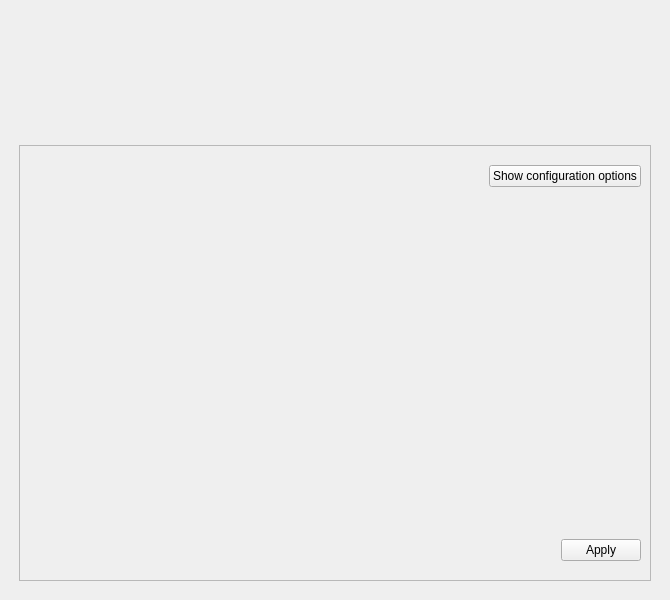
<?xml version="1.0" encoding="UTF-8"?>
<ui version="4.0">
 <class>MainWindow</class>
 <widget class="QMainWindow" name="MainWindow">
  <property name="windowModality">
   <enum>Qt::ApplicationModal</enum>
  </property>
  <property name="geometry">
   <rect>
    <x>0</x>
    <y>0</y>
    <width>670</width>
    <height>600</height>
   </rect>
  </property>
  <property name="sizePolicy">
   <sizepolicy hsizetype="Ignored" vsizetype="Ignored">
    <horstretch>0</horstretch>
    <verstretch>0</verstretch>
   </sizepolicy>
  </property>
  <property name="minimumSize">
   <size>
    <width>670</width>
    <height>250</height>
   </size>
  </property>
  <property name="windowTitle">
   <string>LliureX Java Panel</string>
  </property>
  <property name="windowIcon">
   <iconset theme="lliurex-up">
    <normaloff>.</normaloff>.</iconset>
  </property>
  <widget class="QWidget" name="centralwidget">
   <property name="enabled">
    <bool>true</bool>
   </property>
   <property name="sizePolicy">
    <sizepolicy hsizetype="Expanding" vsizetype="Expanding">
     <horstretch>0</horstretch>
     <verstretch>0</verstretch>
    </sizepolicy>
   </property>
   <property name="minimumSize">
    <size>
     <width>670</width>
     <height>250</height>
    </size>
   </property>
   <property name="maximumSize">
    <size>
     <width>16777215</width>
     <height>16777215</height>
    </size>
   </property>
   <layout class="QVBoxLayout" name="verticalLayout">
    <item>
     <widget class="QLabel" name="bannerLabel">
      <property name="minimumSize">
       <size>
        <width>670</width>
        <height>120</height>
       </size>
      </property>
      <property name="layoutDirection">
       <enum>Qt::LeftToRight</enum>
      </property>
      <property name="text">
       <string/>
      </property>
      <property name="pixmap">
       <pixmap>javapanel-banner.png</pixmap>
      </property>
      <property name="alignment">
       <set>Qt::AlignHCenter|Qt::AlignTop</set>
      </property>
     </widget>
    </item>
    <item>
     <layout class="QVBoxLayout" name="verticalLayout_3">
      <property name="leftMargin">
       <number>10</number>
      </property>
      <property name="topMargin">
       <number>10</number>
      </property>
      <property name="rightMargin">
       <number>10</number>
      </property>
      <property name="bottomMargin">
       <number>10</number>
      </property>
      <item>
       <widget class="QScrollArea" name="scrollArea">
        <property name="minimumSize">
         <size>
          <width>0</width>
          <height>200</height>
         </size>
        </property>
        <property name="widgetResizable">
         <bool>true</bool>
        </property>
        <widget class="QWidget" name="scrollAreaWidgetContents">
         <property name="geometry">
          <rect>
           <x>0</x>
           <y>0</y>
           <width>634</width>
           <height>438</height>
          </rect>
         </property>
         <property name="minimumSize">
          <size>
           <width>0</width>
           <height>0</height>
          </size>
         </property>
         <layout class="QVBoxLayout" name="verticalLayout_5">
          <item>
           <layout class="QHBoxLayout" name="optionsBox">
            <property name="leftMargin">
             <number>10</number>
            </property>
            <property name="topMargin">
             <number>10</number>
            </property>
            <property name="rightMargin">
             <number>0</number>
            </property>
            <property name="bottomMargin">
             <number>10</number>
            </property>
            <item alignment="Qt::AlignRight|Qt::AlignTop">
             <widget class="QPushButton" name="configurationButton">
              <property name="sizePolicy">
               <sizepolicy hsizetype="Fixed" vsizetype="Fixed">
                <horstretch>0</horstretch>
                <verstretch>0</verstretch>
               </sizepolicy>
              </property>
              <property name="layoutDirection">
               <enum>Qt::LeftToRight</enum>
              </property>
              <property name="text">
               <string>Show configuration options</string>
              </property>
              <property name="checkable">
               <bool>false</bool>
              </property>
             </widget>
            </item>
           </layout>
          </item>
          <item>
           <layout class="QVBoxLayout" name="mainBox">
            <property name="leftMargin">
             <number>0</number>
            </property>
            <property name="topMargin">
             <number>0</number>
            </property>
            <property name="rightMargin">
             <number>0</number>
            </property>
            <property name="bottomMargin">
             <number>0</number>
            </property>
           </layout>
          </item>
          <item>
           <layout class="QVBoxLayout" name="messageBox" stretch="0">
            <property name="leftMargin">
             <number>10</number>
            </property>
            <property name="topMargin">
             <number>10</number>
            </property>
            <property name="rightMargin">
             <number>10</number>
            </property>
            <property name="bottomMargin">
             <number>10</number>
            </property>
            <item>
             <widget class="QLabel" name="messageLabel">
              <property name="text">
               <string/>
              </property>
              <property name="alignment">
               <set>Qt::AlignBottom|Qt::AlignHCenter</set>
              </property>
             </widget>
            </item>
           </layout>
          </item>
          <item>
           <layout class="QVBoxLayout" name="controlsBox" stretch="0">
            <property name="leftMargin">
             <number>10</number>
            </property>
            <property name="topMargin">
             <number>10</number>
            </property>
            <property name="rightMargin">
             <number>0</number>
            </property>
            <property name="bottomMargin">
             <number>10</number>
            </property>
            <item>
             <widget class="QPushButton" name="applyButton">
              <property name="sizePolicy">
               <sizepolicy hsizetype="Fixed" vsizetype="Fixed">
                <horstretch>0</horstretch>
                <verstretch>0</verstretch>
               </sizepolicy>
              </property>
              <property name="layoutDirection">
               <enum>Qt::RightToLeft</enum>
              </property>
              <property name="text">
               <string>Apply</string>
              </property>
             </widget>
            </item>
           </layout>
          </item>
         </layout>
        </widget>
       </widget>
      </item>
     </layout>
    </item>
   </layout>
  </widget>
 </widget>
 <resources/>
 <connections/>
</ui>
